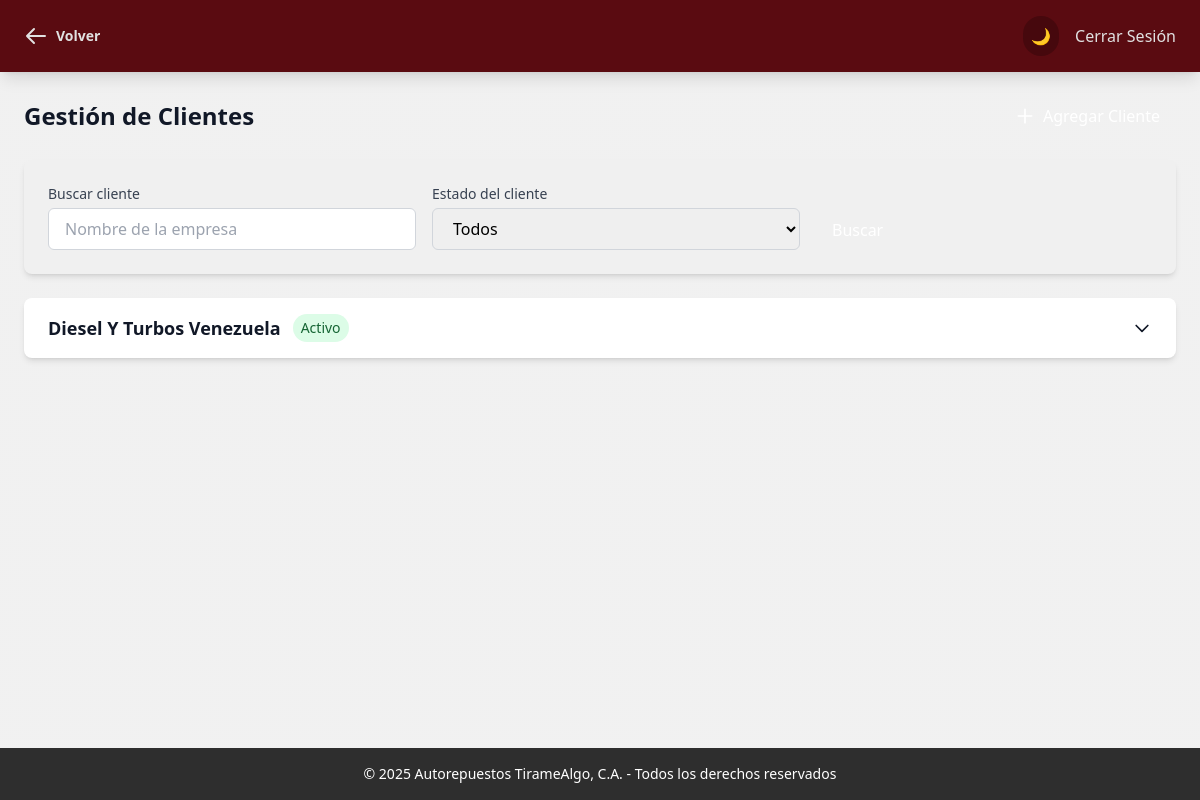
Before: /panelAdmin/verClientes.php (signed in) with the older database file.
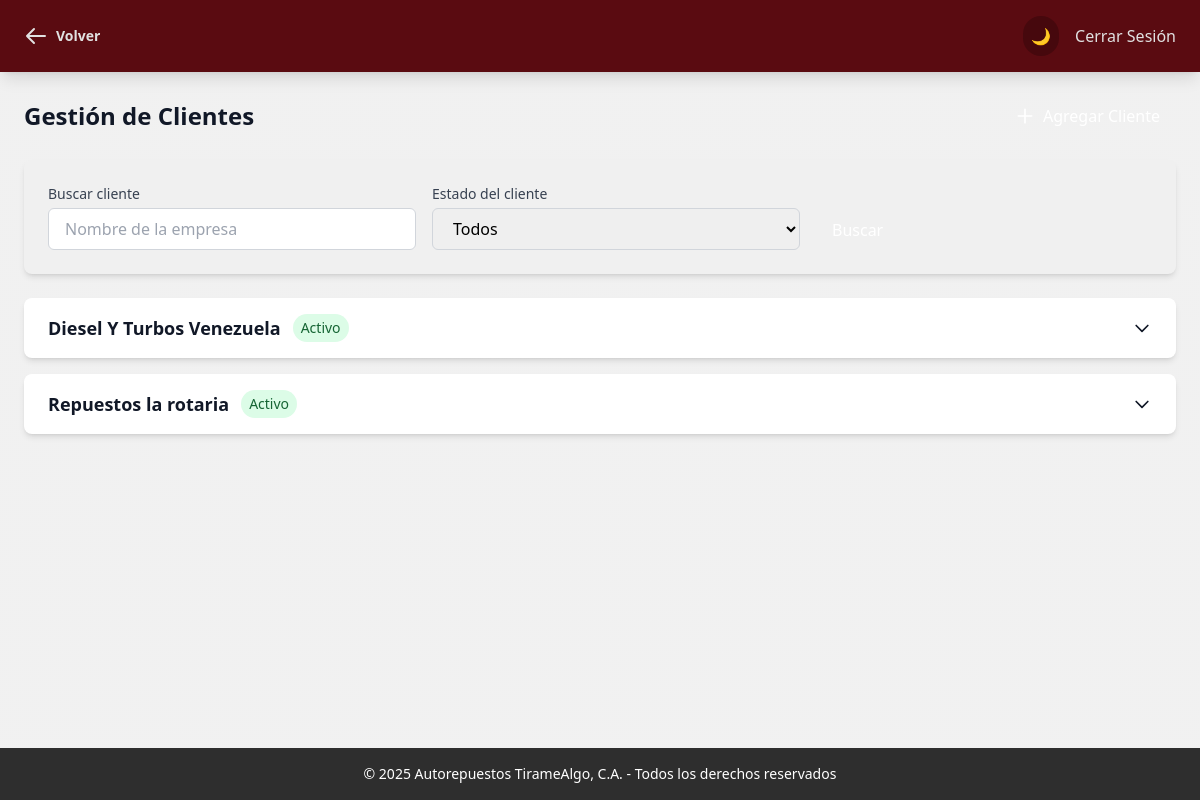
After: the same page with the newer database file.
### tables this page shows
CREATE TABLE `clientes` (
  `id` int(11) NOT NULL,
  `nombre_empresa` varchar(60) NOT NULL,
  `rif` varchar(15) NOT NULL,
  `telefono_empresa` varchar(13) NOT NULL,
  `direccion` varchar(255) NOT NULL,
  `nombre_encargado` varchar(60) NOT NULL,
  `cedula_encargado` varchar(13) NOT NULL,
  `telefono_encargado` varchar(13) NOT NULL,
  `correo` varchar(60) DEFAULT NULL,
  `contrasena` varchar(16) NOT NULL,
  `estado_cliente` enum('Activo','Inactivo') DEFAULT 'Activo',
  `intentos` int(11) NOT NULL DEFAULT 0
);

### panelAdmin/verClientes.php (the view, shortened to what the changed rows need)
<?php
require '../logica/conexionbdd.php';
$sql = "SELECT * FROM clientes";
$result = $conn->query($sql);
$clientes = [];
if ($result->num_rows > 0) {
    while ($row = $result->fetch_assoc()) {
        $clientes[] = $row;
    }
}
?>
<!DOCTYPE html>
<html lang="es" class="dark">
<head>
  <script src="https://cdn.tailwindcss.com"></script>
    <script src="../js/tailwind_config.js"></script>
    <link rel="stylesheet" href="../css/global_style.css">
</head>
<body class="bg-pattern transition-colors duration-200">
  <main class="pt-24 px-6 pb-20">
      <div class="max-w-7xl mx-auto mb-6 flex justify-between items-center">
          <h1 class="text-2xl font-bold text-gray-900 dark:text-white">Gestión de Clientes</h1>
      </div>
      <div class="max-w-7xl mx-auto">
          <?php foreach ($clientes as $cliente): ?>
          <div class="bg-white dark:bg-gray-800 rounded-lg shadow-md overflow-hidden mb-4">
              <button onclick="toggleCliente('cliente<?php echo $cliente['id']; ?>')"
                      class="w-full px-6 py-4 flex justify-between items-center text-left text-gray-900 dark:text-white hover:bg-gray-50 dark:hover:bg-gray-700">
                  <div class="flex items-center">
                      <span class="text-lg font-semibold"><?php echo $cliente['nombre_empresa']; ?></span>
                      <?php if ($cliente['estado_cliente'] == 'Inactivo'): ?>
                      <span class="ml-3 px-2 py-1 text-sm bg-red-100 text-red-800 dark:bg-red-900 dark:text-red-200 rounded-full">
                          Usuario Bloqueado
                      </span>
                      <?php else: ?>
                        <span class="ml-3 px-2 py-1 text-sm bg-green-100 text-green-800 dark:bg-green-900 dark:text-green-200 rounded-full">
                            Activo
                        </span>
                        <?php endif; ?>
                  </div>
                  <svg id="arrow-cliente<?php echo $cliente['id']; ?>" class="w-5 h-5 transform transition-transform duration-200" fill="none" stroke="currentColor" viewBox="0 0 24 24">
                      <path stroke-linecap="round" stroke-linejoin="round" stroke-width="2" d="M19 9l-7 7-7-7"/>
                  </svg>
              </button>
          </div>
          <?php endforeach; ?>
      </div>
  </main>
</body>
</html>

Changed rows visible on the page:
added clientes: nombre_empresa "Repuestos la rotaria", estado_cliente "Activo"
